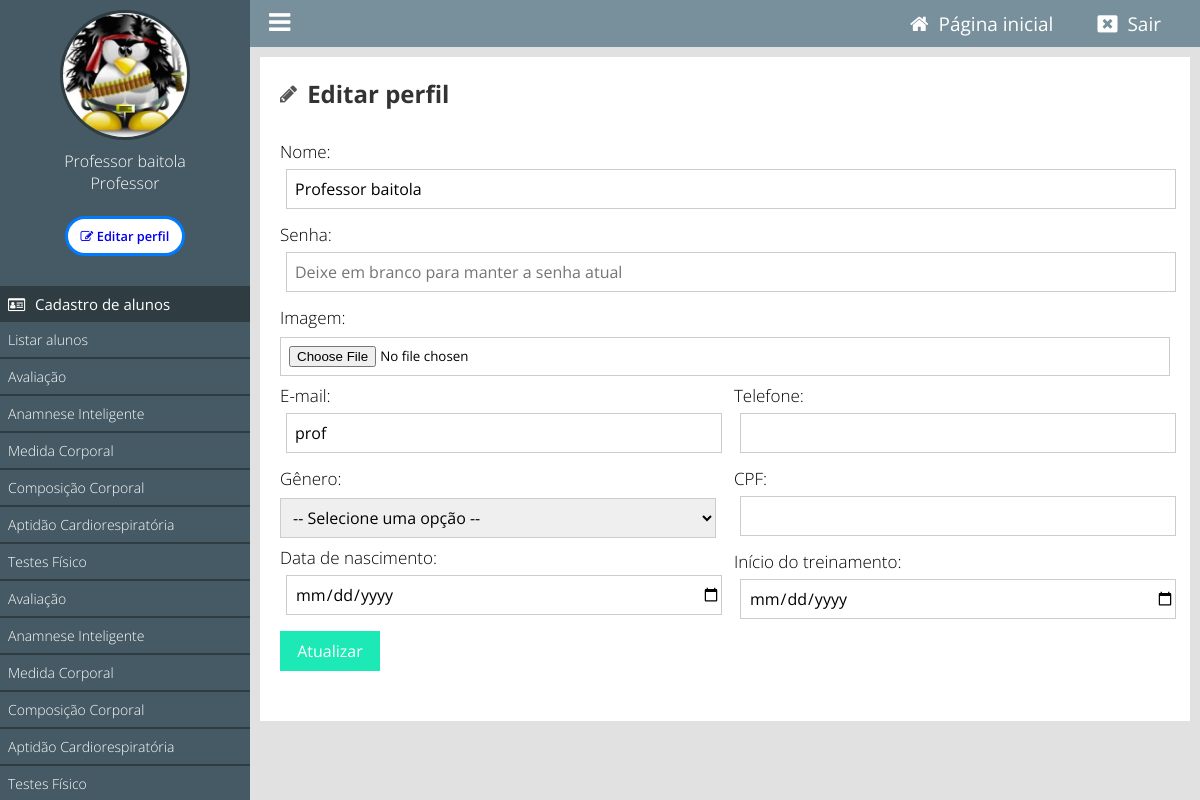
Before: /painel/editar-perfil?id=4 (signed in) with the older database file.
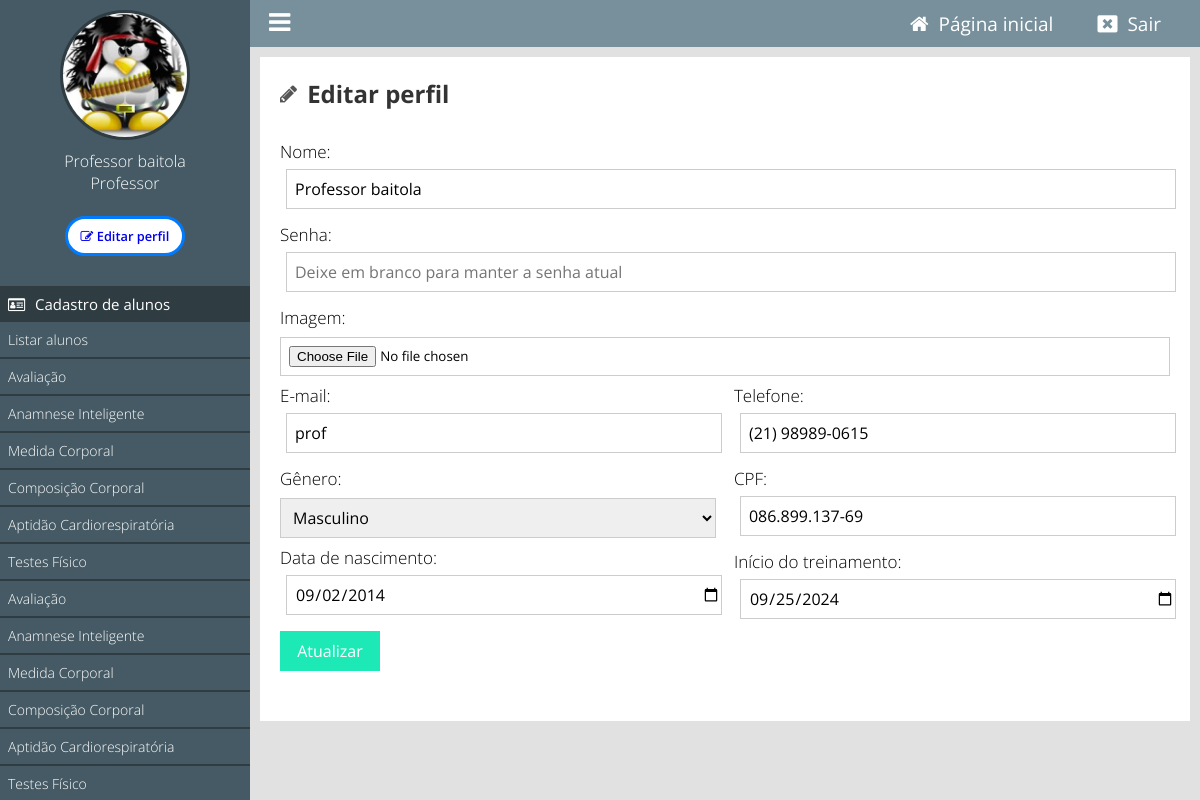
After: the same page with the newer database file.
### classes/MySql.php (called while the page is built)
<?php
    class MySql{
        private static $pdo;
        public static function conectar(){
            if(self::$pdo == null){
                try{
                    self::$pdo = new PDO('mysql:host='.HOST.';dbname='.DATABASE,USER,PASSWORD,array(PDO::MYSQL_ATTR_INIT_COMMAND => "SET NAMES utf8"));
                    self::$pdo->setAttribute(PDO::ATTR_ERRMODE,PDO::ERRMODE_EXCEPTION);
                }catch(Exception $e) {
                    echo 'erro ao conectar, tente novamente mais tarde';
                }
            }
            return self::$pdo;
        }
    }
?>

### painel/pages/editar-perfil.php (the view, shortened to what this page needs)
<div class="box-content">
    <h2><i class="fa fa-pencil" aria-hidden="true"></i> Editar perfil</h2>
    <form method="post" enctype="multipart/form-data">
        <?php
            $id = $_GET['id'];
            $sql = MySql::conectar()->prepare("SELECT * FROM `tb_admin.usuarios` WHERE id = ?");
            $sql->execute([$id]);
            if ($sql->rowCount() > 0) {
                $dados = $sql->fetch(PDO::FETCH_ASSOC);
                $nome = $dados['nome'];
                $user = $dados['user'];
                $telefone = $dados['telefone'];
                $data_nascimento = $dados['data_nascimento'];
                $data_inicio = $dados['data_inicio'];
                $sexo = $dados['sexo'];
                $cpf = $dados['cpf'];
            } else {
                Painel::alert('erro', 'Usuário não encontrado.');
                die();
            }
        ?>
        <div class="form-group">
            <label>Nome:</label>
            <input type="text" name="nome" required value="<?php echo htmlspecialchars($nome); ?>"/>
        </div>
        <div class="form-group">
            <label>Senha:</label>
            <input type="password" name="password" placeholder="Deixe em branco para manter a senha atual" />
        </div>
        <div class="form-group">
            <label>Imagem:</label>
            <input type="file" name="imagem" />
        </div>
        <div class="form-group left w50">
            <label>E-mail:</label>
            <input type="email" name="user" value="<?php echo htmlspecialchars($user); ?>" />
        </div>
        <div class="form-group right w50">
            <label>Telefone:</label>
            <input type="text" name="telefone" data-mask="(00) 00000-0000" value="<?php echo htmlspecialchars($telefone); ?>" />
        </div>
        <div class="form-group left w50">
            <label>Gênero:</label>
            <select name="sexo">
                <?php
                    foreach (Painel::$sexos as $key => $value){
                        $selected = ($sexo == $key) ? 'selected' : '';
                        echo '<option value="'.htmlspecialchars($key).'" '.$selected.'>'.htmlspecialchars($value).'</option>';
                    }
                ?>
            </select>
        </div>
        <div class="form-group right w50">
            <label>CPF:</label>
            <input type="text" name="cpf" data-mask="000.000.000-00" value="<?php echo htmlspecialchars($cpf); ?>" />
        </div>
        <div class="form-group left w50">
            <label>Data de nascimento:</label>
            <input type="date" name="data_nascimento" value="<?php echo htmlspecialchars($data_nascimento); ?>" />
        </div>
        <div class="form-group right w50">
            <label>Início do treinamento:</label>
            <input type="date" name="data_inicio" value="<?php echo htmlspecialchars($data_inicio); ?>" />
        </div>
        <div class="form-group">
            <input type="submit" name="acao" value="Atualizar"/>
        </div>
    </form>
</div>

Changed rows visible on the page:
changed tb_admin.usuarios "Professor baitola": telefone (not shown) → "(21) 98989-0615"; cpf (not shown) → "086.899.137-69"; data_nascimento (not shown) → "09/02/2014"; data_inicio (not shown) → "09/25/2024"
Other visible differences:
form field sexo: "-- Selecione uma opção --" → "Masculino"
